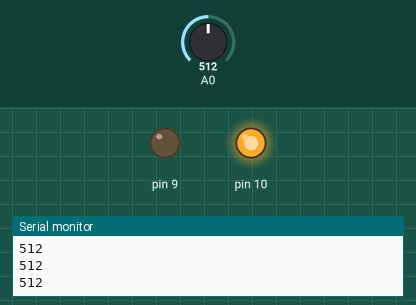
This sketch was run on a simulated Arduino Uno, built with avr-gcc and run on an emulated ATmega328P. Parts: output pins drawn as LEDs (lit = HIGH), the last lines printed to the serial monitor. The test bench sets the inputs (shaded band); at power-on: A0 = 512.

Above: at 1.2 s.
1.3 s: A0 set to 504
At 1.6 s:
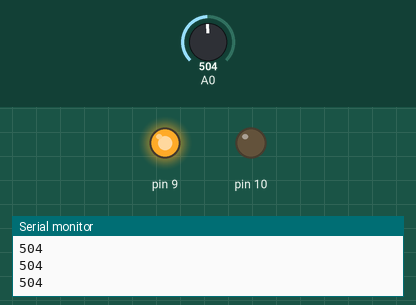
2.8 s: A0 set to 522
At 4.0 s:
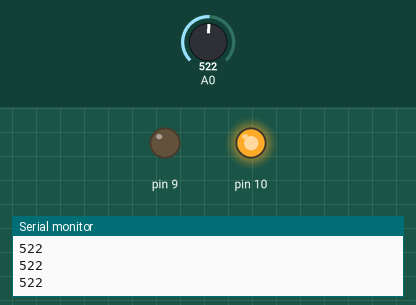
4.3 s: A0 set to 511
At 5.1 s:
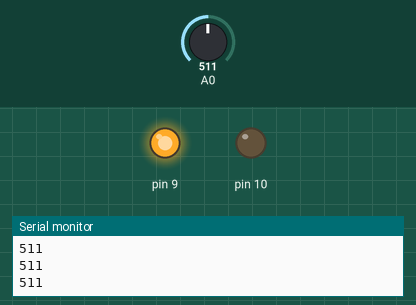
Timing chart, 0 to 7.3 s (numbered marks = the images above; inputs shaded):
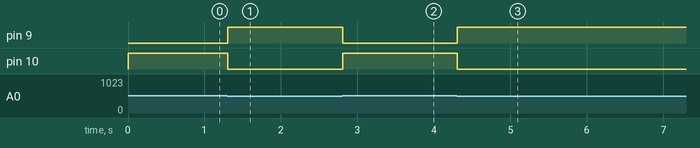

The sketch:

019.ino
```cpp
void setup()
{
  Serial.begin(9600);
  pinMode(A0,INPUT);
  pinMode(9,OUTPUT);
  pinMode(10,OUTPUT);

}

void loop()
{
int Temp = analogRead(A0);
Serial.println(Temp);
if(Temp<512)
{
  digitalWrite(9,HIGH);
  digitalWrite(10,LOW);
}
else
{
  digitalWrite(9,LOW);
  digitalWrite(10,HIGH);
}


}
```

Measured:
- the behaviour switches between 512 and 511 on A0 (found by bisection; images 0 and 1)
- after the input at 1.3 s, pin 9: LOW → HIGH at once; pin 10: HIGH → LOW at once
- after the input at 2.8 s, pin 9: HIGH → LOW at once; pin 10: LOW → HIGH at once
- after the input at 4.3 s, pin 9: LOW → HIGH at once; pin 10: HIGH → LOW at once
